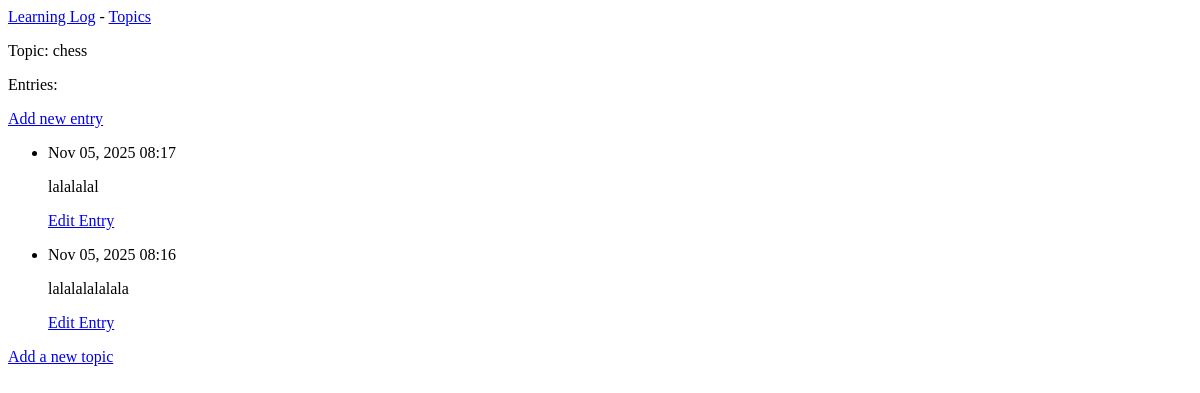
Page /topics/1/ on the earlier database version.
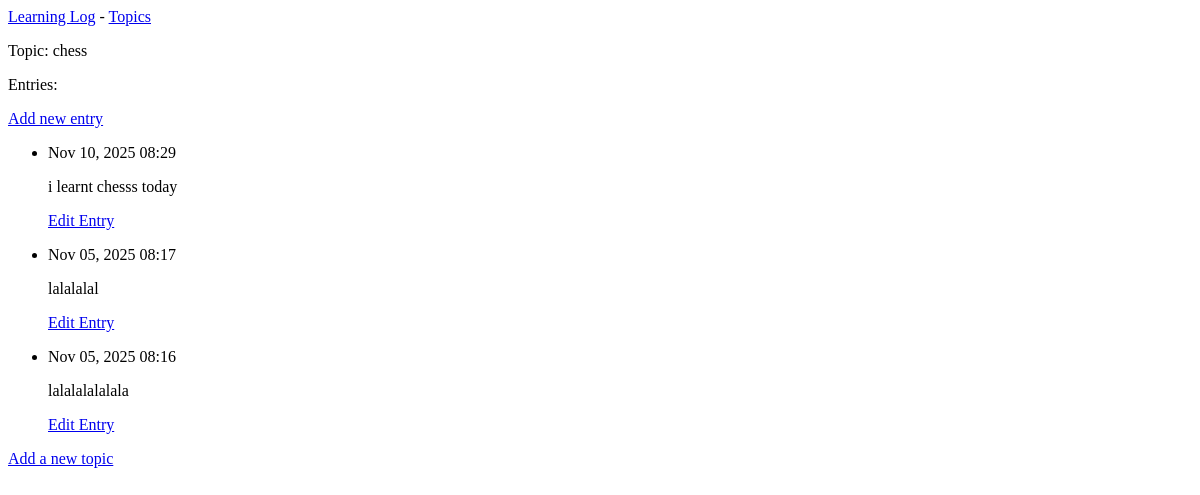
Same page on the later database version.
### learning_logs/models.py (models this page shows, shortened)
class Topic(models.Model):
    text = models.CharField(max_length=200)
    date_added = models.DateTimeField(auto_now_add=True)

class Entry(models.Model):
    topic = models.ForeignKey(Topic, on_delete=models.CASCADE)
    text = models.TextField()
    date_added = models.DateTimeField(auto_now_add=True)
    class Meta:
        verbose_name_plural = 'entries'

### learning_logs/views.py (the view)
# urls.py: path('topics/<int:topic_id>/', views.topic,name='topic'),
def topic(request,topic_id):
    topic = Topic.objects.get(id=topic_id)
    entries = topic.entry_set.order_by('-date_added')
    context = {'topic':topic,'entries':entries}
    return render(request, 'learning_logs/topic.html',context)

### learning_logs/templates/learning_logs/topic.html
{% extends 'learning_logs/base.html' %}
{% block content %}
<p>Topic: {{topic.text}}</p>
<p>Entries: </p>
<a href="{% url 'learning_logs:new_entry' topic.id %}">Add new entry</a>
<ul>
    {%for entry in entries%}
    <li>
        <p>{{ entry.date_added|date:"M d, Y H:i" }}</p>
        <p>{{entry.text|linebreaks}}</p>
        <p><a href="{% url 'learning_logs:edit_entry' entry.id%}">Edit Entry</a></p>
    </li>
    {%empty%}
    <li>
        There are no entries for this topic yet.
    </li>
    {%endfor%}
</ul>
<a href="{% url 'learning_logs:new_topic' %}">Add a new topic</a>
{% endblock content %}

### learning_logs/templates/learning_logs/base.html
<p>
    <a href="{%url 'learning_logs:index'%}">Learning Log</a>
    -
    <a href="{%url 'learning_logs:topics'%}">Topics</a>
</p>
{% block content%}{%endblock content%}

Differences in the rows shown:
added Entry: date_added "Nov 10, 2025 08:29", text "i learnt chesss today"
